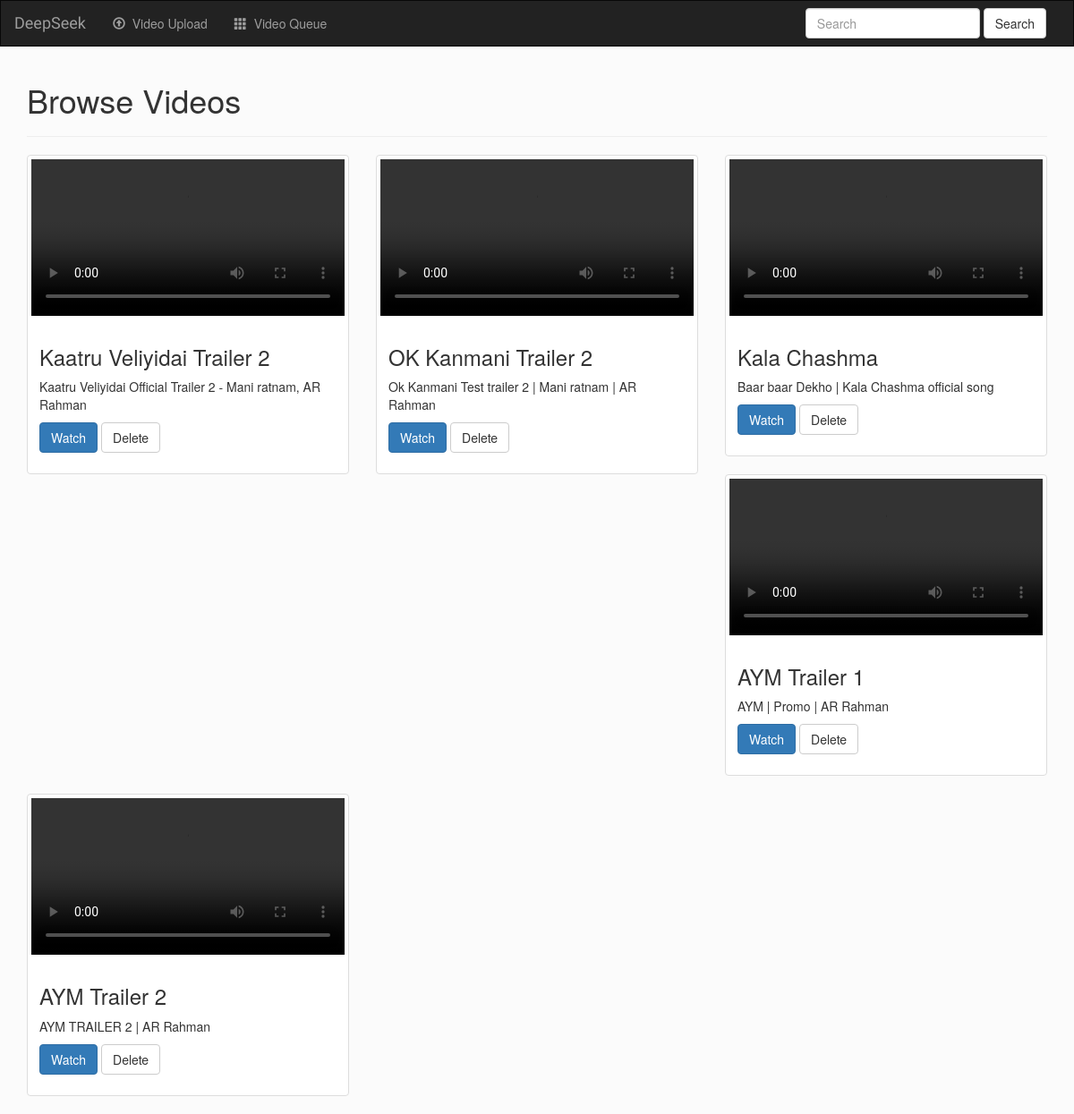
The page /deepseek/ on the database as committed earlier.
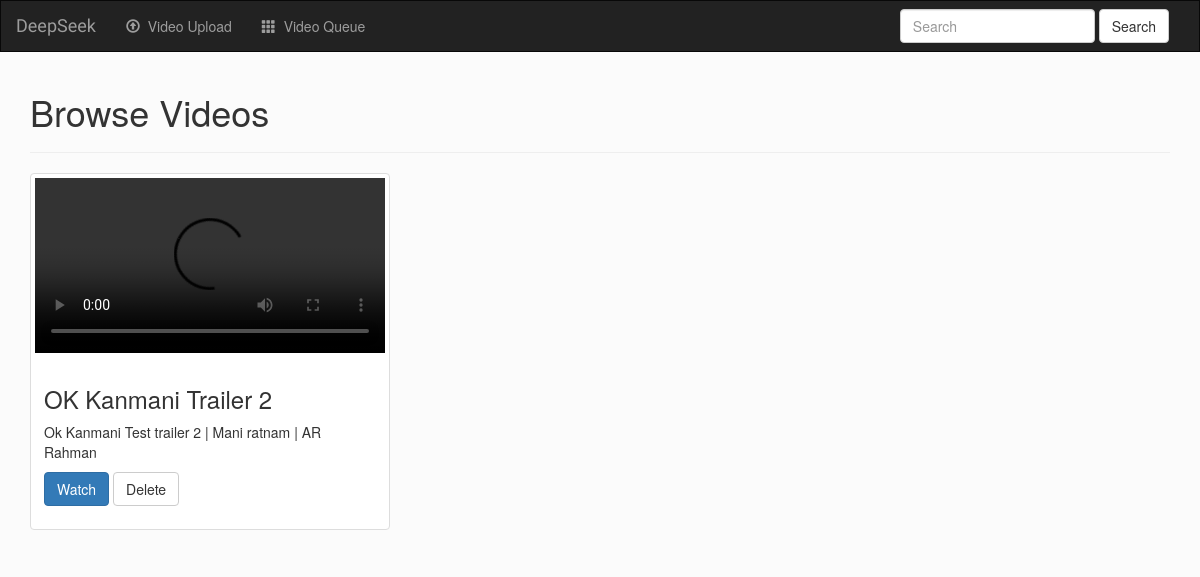
The same page on the database as committed later.
### deepseek/models.py (models this page shows, shortened)
class Video(models.Model):
	name = models.CharField(max_length=250)
	description = models.CharField(max_length=500)
	video_path = models.FileField(upload_to='temp')
	process_id = models.IntegerField(default=0)
	is_finish_process = models.BooleanField(default=False)

### deepseek/views.py (the view)
class IndexView(generic.ListView):
	template_name = 'deepseek/index.html'
	context_object_name = 'all_videos'
	def get_queryset(self):
		return Video.objects.all()

### deepseek/templates/deepseek/index.html (shortened to what this page needs)
{% extends 'deepseek/base.html' %}
{% block body %}
<h1>Browse Videos</h1><hr>
<div class="row">
{% for video in all_videos %}
  <div class="col-sm-6 col-md-4">
    <div class="thumbnail">
      <video width="350" controls>
      <source src="{{ video.video_path.url }}" type="video/mp4">
      </video>
      <div class="caption">
        <h3>{{ video.name }}</h3>
        <p>{{ video.description }}</p>
        <p><a href="{{ video.video_path.url }}" class="btn btn-primary" role="button">Watch</a> <a href="#" class="btn btn-default" role="button">Delete</a></p>
      </div>
    </div>
  </div>
{% endfor %}
{% endblock %}

Rows that differ between the two databases and show on the page:
removed Video: name "Kaatru Veliyidai Trailer 2", description "Kaatru Veliyidai Official Trailer 2 - Mani ratnam, AR Rahman"
removed Video: name "Kala Chashma", description "Baar baar Dekho | Kala Chashma official song"
removed Video: name "AYM Trailer 1", description "AYM | Promo | AR Rahman"
removed Video: name "AYM Trailer 2", description "AYM TRAILER 2 | AR Rahman"
